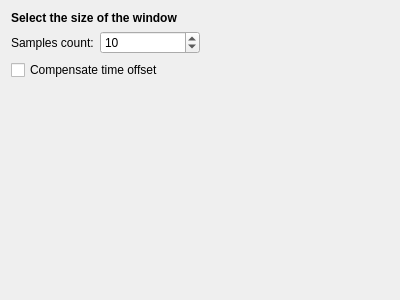
<?xml version="1.0" encoding="UTF-8"?>
<ui version="4.0">
 <class>MovingAverageFilter</class>
 <widget class="QWidget" name="MovingAverageFilter">
  <property name="geometry">
   <rect>
    <x>0</x>
    <y>0</y>
    <width>400</width>
    <height>300</height>
   </rect>
  </property>
  <property name="windowTitle">
   <string>Form</string>
  </property>
  <layout class="QVBoxLayout" name="verticalLayout">
   <property name="sizeConstraint">
    <enum>QLayout::SetNoConstraint</enum>
   </property>
   <item>
    <widget class="QLabel" name="label">
     <property name="font">
      <font>
       <weight>75</weight>
       <bold>true</bold>
      </font>
     </property>
     <property name="text">
      <string>Select the size of the window</string>
     </property>
    </widget>
   </item>
   <item>
    <layout class="QFormLayout" name="formLayout">
     <item row="0" column="1">
      <widget class="QSpinBox" name="spinBoxSamples">
       <property name="maximumSize">
        <size>
         <width>100</width>
         <height>16777215</height>
        </size>
       </property>
       <property name="minimum">
        <number>1</number>
       </property>
       <property name="maximum">
        <number>1000</number>
       </property>
       <property name="value">
        <number>10</number>
       </property>
      </widget>
     </item>
     <item row="0" column="0">
      <widget class="QLabel" name="label_2">
       <property name="text">
        <string>Samples count:</string>
       </property>
      </widget>
     </item>
    </layout>
   </item>
   <item>
    <widget class="QCheckBox" name="checkBoxTimeOffset">
     <property name="toolTip">
      <string>&lt;html&gt;&lt;head/&gt;&lt;body&gt;&lt;p&gt;The Moving Average filter mathematically introduce a &amp;quot;delay&amp;quot; in your signal.&lt;/p&gt;&lt;p&gt;Checking this, the signal will look &amp;quot;centered&amp;quot;, because you look at (N/2) samples into the past and (N/2) sample into the future.&lt;/p&gt;&lt;/body&gt;&lt;/html&gt;</string>
     </property>
     <property name="text">
      <string>Compensate time offset</string>
     </property>
    </widget>
   </item>
   <item>
    <spacer name="verticalSpacer">
     <property name="orientation">
      <enum>Qt::Vertical</enum>
     </property>
     <property name="sizeHint" stdset="0">
      <size>
       <width>20</width>
       <height>40</height>
      </size>
     </property>
    </spacer>
   </item>
  </layout>
 </widget>
 <resources/>
 <connections/>
</ui>
